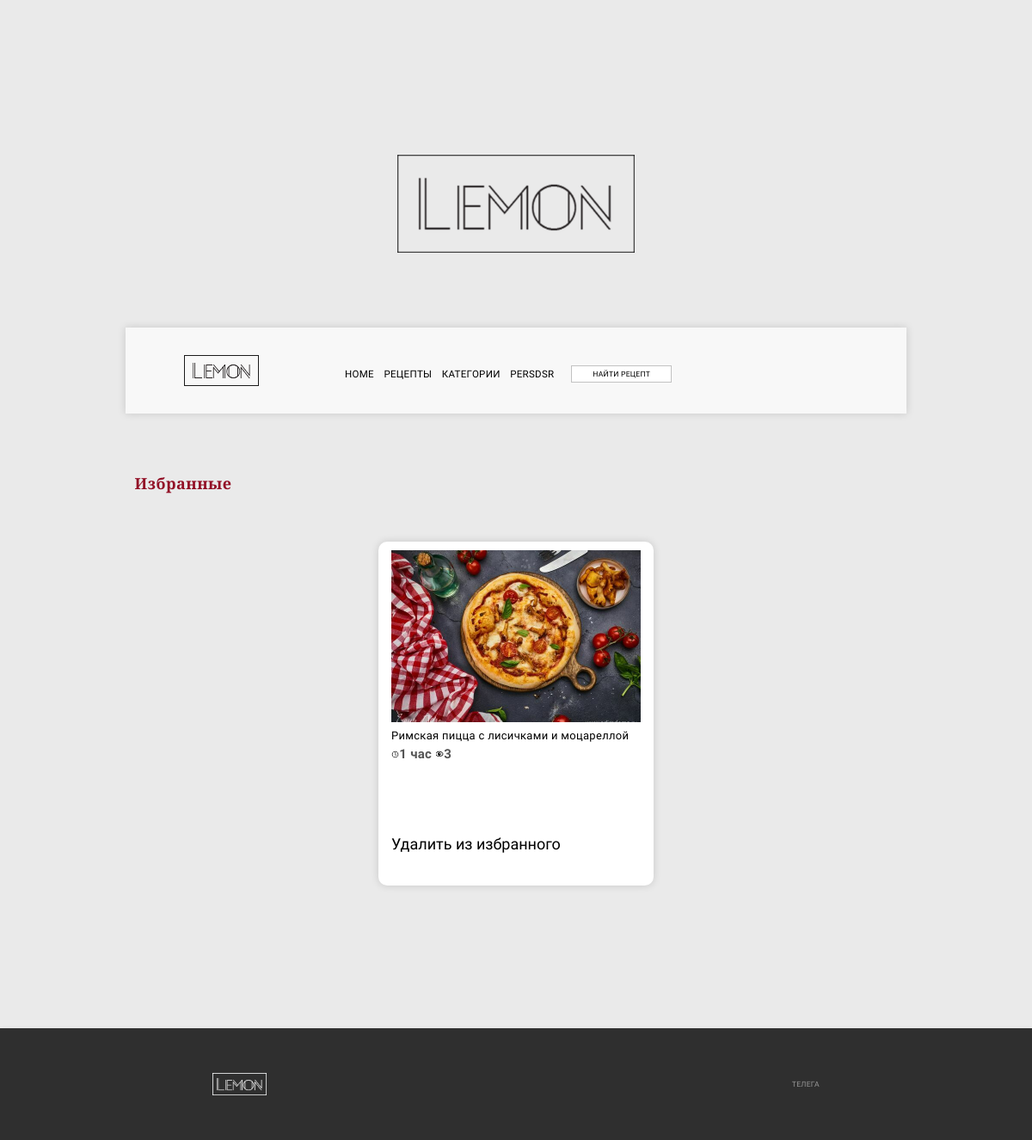
The page /favorite/ (signed in) on the database as committed earlier.
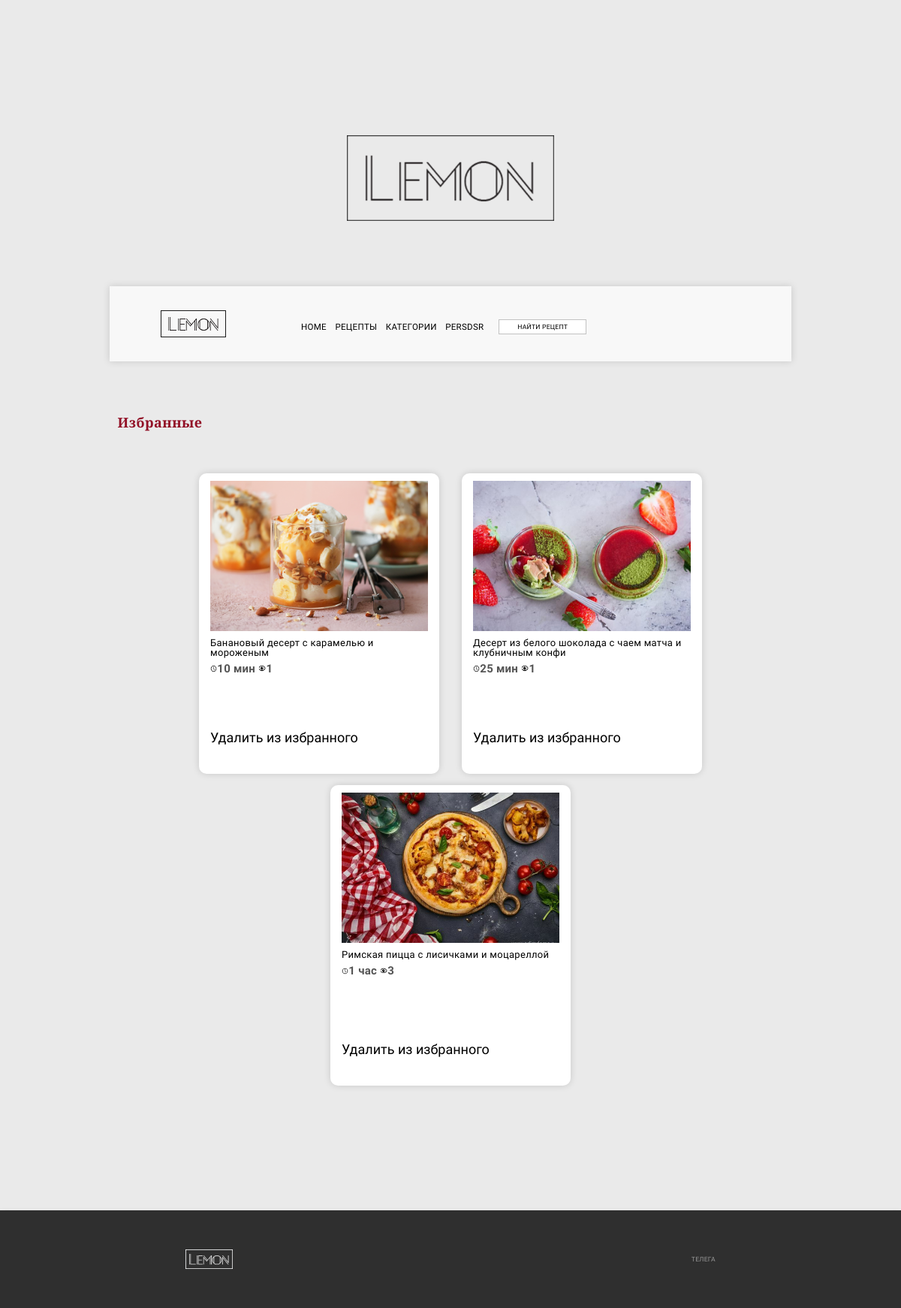
The same page on the database as committed later.
### users/models.py (models this page shows, shortened)
class User(AbstractUser):
    first_name = models.CharField(verbose_name='Имя', max_length=33, null=True, blank=True)
    last_name = models.CharField(verbose_name='Фамилия', max_length=33, null=True, blank=True)
    avatar = models.ImageField(verbose_name='Аватарка', null=True, blank=True, upload_to='avatar_images/')
    about_me = models.TextField(verbose_name='Обо мне', max_length=200, blank=True, default='')
    profile_image = models.ImageField(verbose_name='Изображение в профиле', upload_to='profile_images/', blank=True)

### food/models.py (models this page shows, shortened)
class Post(models.Model):
    author = models.ForeignKey(User, verbose_name='Автор', on_delete=models.CASCADE, related_name='post_author')
    title = models.CharField(verbose_name='Название', max_length=155)
    description = models.TextField(verbose_name='Описание')
    image = models.ImageField(verbose_name='Изображение', upload_to='post/')
    ingredients = RichTextField()
    date_create = models.DateTimeField(verbose_name='Дата создания', auto_now_add=True)
    time_preparing = models.CharField(verbose_name='Время приготовления', max_length=10)
    tags = models.ManyToManyField(Tags, related_name='post_tags', blank=True)
    views = models.ManyToManyField(User, verbose_name='post_views', blank=True, related_name='post_views')
    favorite = models.ManyToManyField(User, verbose_name='Добавившие в избранное', blank=True, related_name='favorite_posts')
    category = models.ForeignKey(Category, verbose_name='Категория', related_name='post_category', on_delete=models.CASCADE)
    slug = models.SlugField(verbose_name='URL')
    def get_absolute_url(self):
        return reverse('detail_food', kwargs={'food_slug': self.slug})
    def total_views(self):
        return self.views.count()
    class Meta:
        verbose_name = 'Пост'
        verbose_name_plural = 'Посты'
        ordering = ('-date_create',)

### food/views.py (the view)
# urls.py: path('favorite/', views.FavoriteView.as_view(), name='favorite'),
class FavoriteView(ListView):
    template_name = 'food/favorite.html'
    queryset = Post
    context_object_name = 'posts'
    def get_queryset(self):
        posts = self.request.user.favorite_posts.all().select_related('category')
        return posts

### food/templatetags/index_tags.py (called while the page is built)
@register.simple_tag()
def get_category():
    return Category.objects.all()[:4]

### templates/food/favorite.html (shortened to what this page needs)
{% extends 'base.html' %}
{% load static %}
{% block content %}
    <section class="triple">
        <div class="container">
            <h1 class="my__h2">Избранные</h1>
            <div class="triple__row">
                {% for post in posts %}
                <div class="triple__column">
                    <div class="triple__item">
                        <a href="{{ post.get_absolute_url }}"><img class="triple__img3" src="{{ post.image.url }}"></a>
                        <a class="triple__title title__text" href="{{ post.get_absolute_url }}">{{ post.title }}</a>
                        <div class="triple__info">
                            <div class="triple__info-clock">
                                <img src="{% static 'img/clock_hour_minute_second_time_timer_watch_icon_123193.png' %}" alt="">
                            </div>
                            <span class="span__text">{{ post.time_preparing }}</span>
                            <div class="triple__info-glazok">
                                <img src="{% static 'img/seo-social-web-network-internet_232_icon-icons.com_61542 (1).png' %}"
                                     alt="">
                            </div>
                            <span class="span__text">{{ post.total_views }}</span>
                        </div>
                    </div>
                <span class="update_status__text"><a href="{% url 'favorite' %}" data-url="{% url 'update_favorite_status' pk=post.pk type='delete' %}" class="update_status">Удалить из избранного</a></span>
                </div>
                {% endfor %}
            </div>
        </div>
    </section>
{% endblock %}

### templates/base.html (shortened to what this page needs)
<!DOCTYPE html>
{% load static index_tags %}
<html lang="ru">
<head>
    <link rel="stylesheet" href="https://cdn.jsdelivr.net/npm/swiper@8/swiper-bundle.min.css">
    <link rel="stylesheet" href="{% static 'css/style.css' %}"/>
</head>
<body>
<div class="logo">
    <img src="{% static 'img/logo1.png' %}" alt="fds">
</div>
{% include 'include/header.html' %}
<div class="wrapper">
    {% block content %}
    {% endblock %}
    <footer class="footer">
        <div class="footer__container">
            <div class="footer__row">
                <div class="footer__logo">
                    <img src="{% static 'img/logo_5.png' %}" alt="">
                </div>
                <a href="" class="footer__ctulhu">телега</a>
            </div>
        </div>
    </footer>
</div>
</body>
</html>

### templates/include/header.html (shortened to what this page needs)
{% load static index_tags cache %}
{% cache 600 header %}
<header class="header">
    <div class="container">
        <div class="header__row">
            <div>
                <a href="{% url 'home' %}">
                    <img src="{% static 'img/logo2.png' %}" alt="">
                </a>
            </div>
            <div class="header__column">
                <div class="header__item">
                    <ul class="header__ul">
                        <li class="header__li">
                            <a href="{% url 'home' %}">HOME</a>
                        </li>
                        <li class="header__li">
                            <a href="">Рецепты</a>
                        </li>
                        <li class="header__li">
                            <a href="">Категории</a>
                        </li>
                    {% endcache %}
                        {% if user.is_authenticated %}
                        <li class="header__li">
                            <a class="" href="">{{ user.username }}</a>
                        </li>
                        {% endif %}
                    </ul>
                </div>
            </div>
            <div class="header__search">
                <div class="header__item">
                    <div class="header__search-block">
                        <form action="{% url 'home' %}" class="search-form" method="get">
                            <input type="text" class="header__search-text" placeholder="Найти рецепт" name="name">
                        </form>
                    </div>
                </div>
            </div>
        </div>
    </div>
</header>

### static/css/style.css (style rules this page uses)
* { padding: 0; margin: 0; border: 0; }
*, *:before, *:after { box-sizing: border-box; }
nav, footer, header, aside { display: block; }
html, body { height: 100%; width: 100%; font-size: 100%; line-height: 1; font-size: 16px; -ms-text-size-adjust: 100%; -moz-text-size-adjust: 100%; -webkit-text-size-adjust: 100%; }
input, button, textarea { font-family: inherit; }
a, a:visited { text-decoration: none; }
ul li { list-style: none; }
img { vertical-align: top; }
h1, h2, h3, h4, h5, h6 { font-size: inherit; font-weight: inherit; }
html, body { font-size: 62.5%; }
@media (max-width: 108em) { html { font-size: 9px; } }
@media (max-width: 105em) { html { font-size: 8.75px; } }
@media (max-width: 91.5em) { html { font-size: 7.9px; } }
@media (max-width: 91em) { html { font-size: 8.4px; } }
@media (max-width: 90em) { html { font-size: 7.9px; } }
@media (max-width: 80em) { html { font-size: 7.2px; } }
body { background-color: #eaeaea; }
.wrapper { font-family: "Josefin Sans"; overflow: hidden; }
.container { max-width: 130rem; padding: 0 2rem; margin: auto; }
.logo { margin: 0 auto; margin-top: 25rem; margin-bottom: 12rem; width: 38.2rem; height: 15.9rem; }
.logo img { width: 100%; height: 100%; }
.header { margin-bottom: 8.6rem; }
.header__row { display: flex; justify-content: left; align-items: center; height: 12.3rem; background-color: #f8f8f8; box-shadow: 0px 0px 1.3rem 0px rgba(11, 12, 12, 0.15); padding: 50px 9.4rem; }
.header__ul { display: flex; font-weight: 300; font-size: 1.6rem; letter-spacing: 0.025em; text-transform: uppercase; padding-top: 10px; }
.header__ul .header__li { position: relative; margin-right: 1.6rem; }
.header__ul .header__li:last-child { margin-right: 0; }
.header__li { text-align: center; }
.header__ul a { text-decoration: none; }
.header__column { margin-left: 100px; }
.header__search { margin-left: 20px; margin-top: 8px; }
.header__search-block { position: relative; display: flex; align-items: center; }
.header__search-text { display: block; border: 1px solid #c2c2c2; padding: 0 3rem; width: 16.2rem; height: 2.8rem; font-family: "Josefin Sans"; font-size: 1.2rem; line-height: 1.2; font-weight: 300; letter-spacing: 0.025em; color: #000000; text-transform: uppercase; text-align: center; }
.header__search-text::placeholder { color: #000; }
.triple { margin: 0 auto; }
.triple__row { background-color: #ffffff; display: flex; padding: 4rem 10px 7.2rem; flex-wrap: wrap; background-color: #eaeaea; justify-content: center; }
.triple__column { width: 320px; padding: 10px 15px 0; margin-bottom: 15px; margin: 0 15px 15px; background-color: white; border-radius: 10px; height: 400px; box-shadow: 0px 0px 1.3rem 0px rgb(0 0 0 / 15%); }
.triple__item { text-align: left; height: 333px; }
.triple__img3 { height: 200px; width: 100%; object-fit: cover; }
.triple__title { font-family: "Josefin Sans"; font-size: 1.8rem; font-weight: 300; letter-spacing: 0.025em; color: #000000; margin-bottom: 1rem; display: block; padding-top: 10px; }
.triple__info { display: flex; align-items: center; font-size: 1.2rem; font-weight: 300; letter-spacing: 0.025em; color: #555555; margin-bottom: 75px; }
.triple__info img { height: 100%; width: 100%; -o-object-fit: cover; object-fit: cover; }
.triple__info-clock { width: 1.3rem; height: 1.3rem; }
.triple__info-glazok { width: 1.3rem; height: 1.3rem; margin-left: 5px; }
.footer { background-color: rgba(0, 0, 0, 0.8); box-shadow: 0px 3px 7px 0px rgba(11, 12, 12, 0.14); }
.footer__container { max-width: 98rem; margin: 0 auto; }
.footer__row { height: 18rem; display: flex; justify-content: space-between; align-items: center; }
.footer__logo { width: 8.7rem; height: 3.6rem; }
.footer__logo img { width: 100%; height: 100%; }
.footer__ctulhu { font-size: 1.2rem; font-weight: 300; text-transform: uppercase; letter-spacing: 0.025em; opacity: 0.5; color: #fefefe; }
.footer a { color: #fefefe; }
.header a { color: black; font-family: "Josefin Sans"; }
.span__text { font-size: 15px; font-weight: 900; }
.my__h2 { font-weight: 600; text-align: left; font-family: "Playfair Display"; font-size: 2.5rem; letter-spacing: 0.025em; color: #921026; padding: 10px 10px; margin-bottom: 20px; }
.footer { margin-top: 100px; }
.update_status { font-size: 18px; color: black; }

Rows that differ between the two databases and show on the page:
added Post: image (picture), title "Банановый десерт с карамелью и мороженым", time_preparing "10 мин", total_views "1"
added Post: image (picture), title "Десерт из белого шоколада с чаем матча и клубничным конфи", time_preparing "25 мин", total_views "1"
